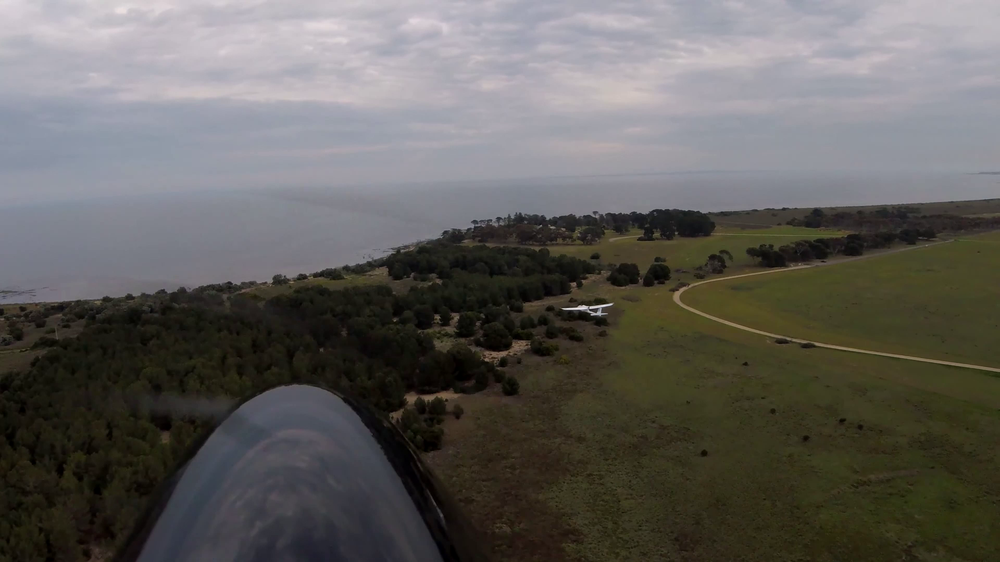
#> input picture datasets/dummy_dataset1/train/images/01.png, 1000 x 562 px, shrunk from 1920 x 1080 before the run; its folder holds only this picture in this run
$ jupyter execute --allow-errors EDA.ipynb
#> lines starting #> are read from the running program, lines starting #| are printed output that depends on the picture
[cell 1]
import os
import numpy as np
import pandas as pd
import matplotlib.pyplot as plt
from PIL import Image
from glob import glob
import seaborn as sns
from skimage import io, color, exposure, filters

## Analysis Functions

[cell 2]
######################################################################################################
############################################ Bounding Box ############################################
######################################################################################################
def get_bbox_areas(label_paths: list[str]):
    bbox_areas = []
    for label_path in label_paths:
        with open(label_path, "r") as f:
            for i, line in enumerate(f.readlines()):
                try:
                    c, x, y, w, h = line.split(" ")
                    w, h = float(w), float(h)
                    # print(w, h, w*h)
                    bbox_areas.append(w*h)
                except Exception as exc:
                    print(f" {i} =>> {exc}")
    return bbox_areas

def plot_bbox_areas(label_paths: list[str], dataset_name=None):
    """
    Bounding Box area analysis
    """
    dataset_name = "" if dataset_name is None else f" - {dataset_name}"

    bbox_areas = get_bbox_areas(label_paths)

    plt.figure(figsize=(10, 6))
    sns.histplot(bbox_areas, bins=20, kde=True, stat="percent") # binwidth=1/20
    plt.xlim(0, 1)
    plt.title(f'Distribution of Bounding Box Areas{dataset_name}')
    plt.xlabel('Bounding Box Area')
    plt.ylabel('Percentage')
    plt.show()

######################################################################################################
############################################   Samples   #############################################
######################################################################################################
def display_random_samples(image_paths, num_samples=5):
    """
    Display random samples from the dataset. Display count can be changed
    """
#> called with num_samples = 5
    sample_paths = np.random.choice(image_paths, num_samples)
    plt.figure(figsize=(15, 10))
    for i, path in enumerate(sample_paths):
        img = Image.open(path)
#> img is the input picture: PIL image 1000x562 RGB; mean R, G, B 96.4, 94.2, 90.8
        plt.subplot(1, num_samples, i + 1)
        plt.imshow(img)
        plt.axis('off')
    plt.show()
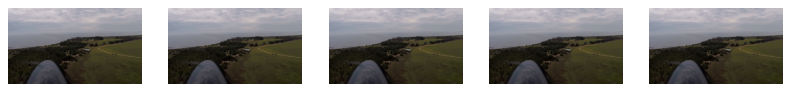
#> figure drawn by matplotlib, 5 panels

######################################################################################################
############################################ Image Dims ##############################################
######################################################################################################
def get_image_dimensions(image_paths: list[str]):
    dimensions = [Image.open(path).size for path in image_paths]
#> dimensions = [(1000, 562)]
    return dimensions

def plot_image_dimensions(image_paths: list[str], dataset_name=None):
    """
    Image dimension / resolution analysis
    """
    dataset_name = "" if dataset_name is None else f" - {dataset_name}"

    dimensions = get_image_dimensions(image_paths)
#> dimensions = [(1000, 562)]
    widths, heights = zip(*dimensions)
#> widths = (1000,); heights = (562,)

    # We will use DataFrames for plotting.
    widths_df = pd.DataFrame(widths, columns=['Value'])
#> widths_df = table of 1 rows and 1 columns
    width_counts = widths_df['Value'].value_counts(normalize=True) * 100
    width_counts = width_counts.sort_index()

    heights_df = pd.DataFrame(heights, columns=['Value'])
#> heights_df = table of 1 rows and 1 columns
    height_counts = heights_df['Value'].value_counts(normalize=True) * 100
    height_counts = height_counts.sort_index()

    combined_df = pd.DataFrame({'Width': width_counts, 'Height': height_counts})
#> combined_df = table of 2 rows and 2 columns

    # Plotting the grouped bar plot
    plt.figure(figsize=(14, 8))
    combined_df.plot(kind='bar', alpha=0.5, width=0.8)
    plt.title(f'Distribution of Widths and Heights{dataset_name}')
    plt.xlabel('Resolution (Pixels)')
    plt.ylabel('Percentage')
    plt.xticks(rotation=0)
    plt.legend(title='Measurement')
    plt.grid(axis='y')
    plt.show()
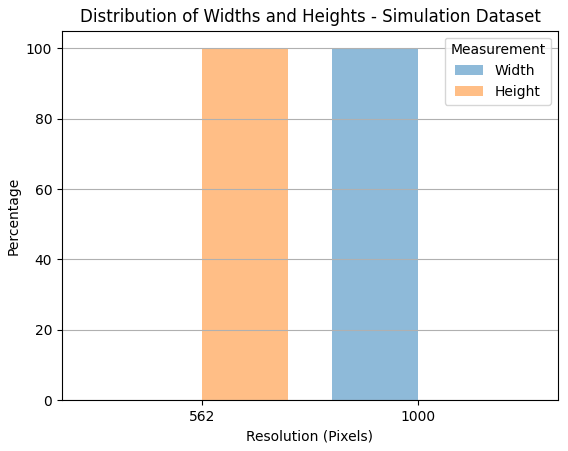
#> figure drawn by matplotlib, 1 panel

def plot_image_aspect_ratios(image_paths: list[str], dataset_name=None):
    """
    Aspect ratio analysis
    """
#> called with dataset_name = 'Simulation Dataset'
    dataset_name = "" if dataset_name is None else f" - {dataset_name}"

    dimensions = get_image_dimensions(image_paths)
#> dimensions = [(1000, 562)]
    aspect_ratios = [w / h for w, h in get_image_dimensions(image_paths)]
#> aspect_ratios = [1.78]
    plt.hist(aspect_ratios, bins=30)
    plt.title(f'Aspect Ratio Distribution{dataset_name}')
    plt.xlabel('Aspect Ratio (Width/Height)')
    plt.ylabel('Frequency')
    plt.show()
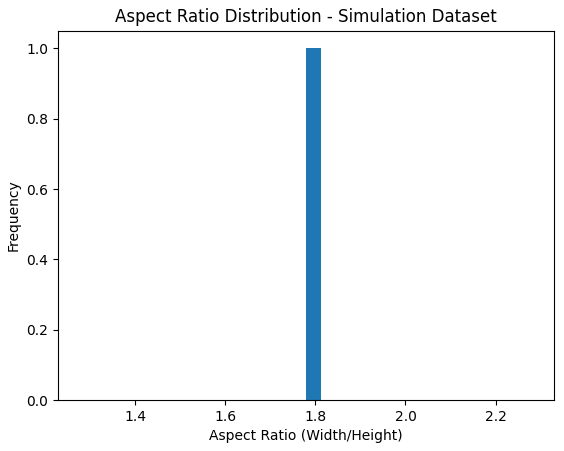
#> figure drawn by matplotlib, 1 panel; tallest bar 1 high, from x = 1.78 to 1.81


######################################################################################################
############################################   Colors   ##############################################
######################################################################################################
def plot_color_histogram(image: Image.Image):
    """
    Color channel analysis
    """
    image:np.ndarray = np.array(image)
    colors = ('r', 'g', 'b')
    plt.figure(figsize=(10, 4))
    for i, color in enumerate(colors):
        hist, bins = np.histogram(image[:, :, i], bins=256, range=(0, 256))
        plt.plot(hist, color=color)
    plt.xlabel('Pixel value')
    plt.ylabel('Frequency')
    plt.title('Color Histogram')
    plt.show()
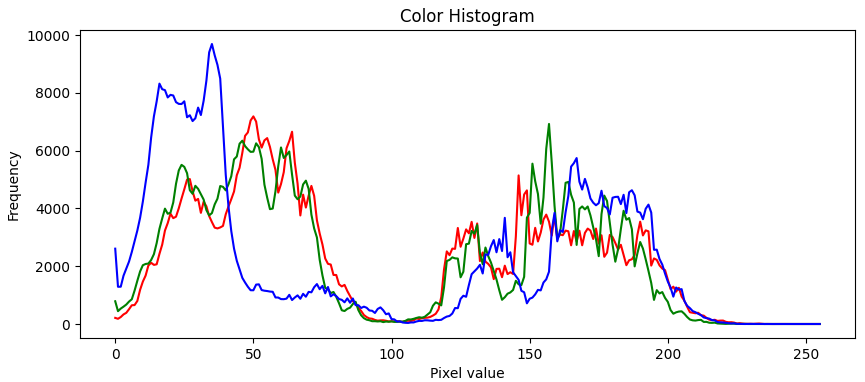
#> figure drawn by matplotlib, 1 panel; curve peaks at x = 50, y = 7188; curve peaks at x = 157, y = 6926; curve peaks at x = 35, y = 9694

def compute_brightness(image):
    image = np.array(image.convert('L'))
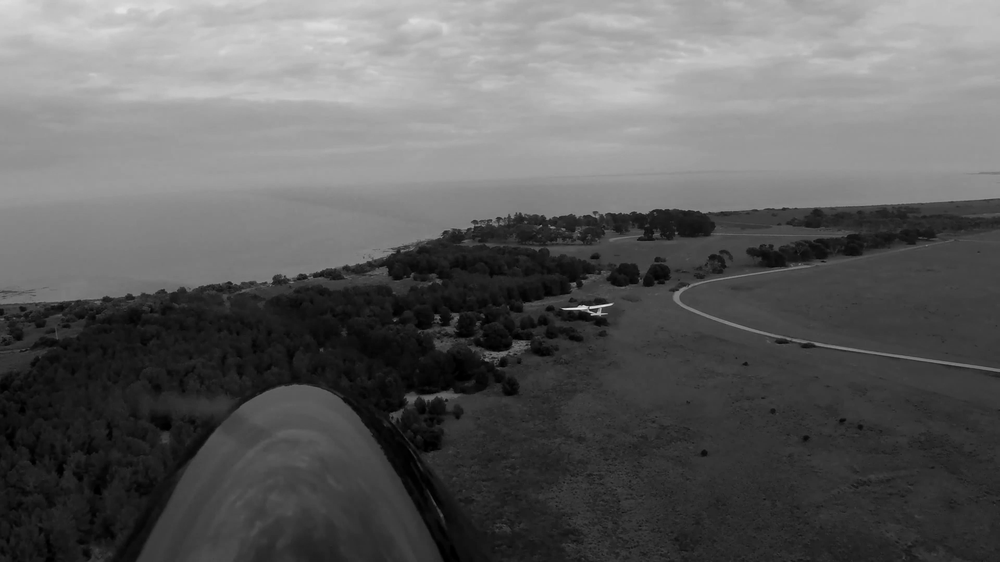
#> image: shape (562, 1000); min 0, max 239, mean 94.5
    return np.mean(image)

def plot_image_brightnesses(image_paths: list[str], dataset_name=None):
    """
    Brightness analysis
    """
    dataset_name = "" if dataset_name is None else f" - {dataset_name}"
    brightness_values = [compute_brightness(Image.open(path)) for path in image_paths]
#> brightness_values = [94.46]
    plt.xlim(0, 255)
    plt.hist(brightness_values, bins=25)
    plt.xlabel('Brightness')
    plt.ylabel('Frequency')
    plt.title(f'Brightness Distribution{dataset_name}')
    plt.show()
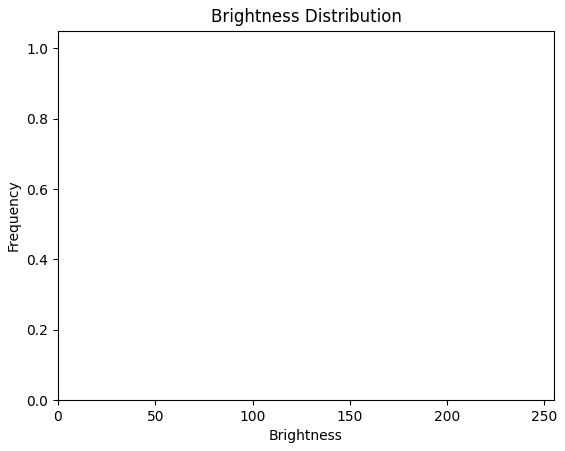
#> figure drawn by matplotlib, 1 panel; tallest bar 1 high, from x = 94.44 to 94.48

## Simulation Dataset

[cell 3]
DATASET_NAME = "Simulation Dataset"
image_dir = 'uav_dataset_sim/train/images'
label_dir = 'uav_dataset_sim/train/labels'

image_paths = glob(os.path.join(image_dir, '*.png'))
label_paths = glob(os.path.join(label_dir, '*.txt'))

train_set_size = len(label_paths)
valid_set_size = len(glob(os.path.join(f"{label_dir}/../../valid/labels/*.txt")))
test_set_size  = len(glob(os.path.join(f"{label_dir}/../../test/labels/*.txt" )))
total_size = train_set_size + valid_set_size + test_set_size

print(f"[{DATASET_NAME}] train set size: {train_set_size}")
print(f"[{DATASET_NAME}] train set size: {valid_set_size}")
print(f"[{DATASET_NAME}] train set size: {test_set_size}")
print(f"[{DATASET_NAME}] dataset size: {total_size}")

[cell 4]
display_random_samples(image_paths)
plot_bbox_areas(label_paths, DATASET_NAME)

plot_image_dimensions(image_paths, DATASET_NAME)
plot_image_aspect_ratios(image_paths, DATASET_NAME)

print("Color histograms from random samples:")
sample_paths = np.random.choice(image_paths, 3)
for path in sample_paths:
    img = Image.open(path)
    plot_color_histogram(img)

[cell 5]
plot_image_brightnesses(image_paths)

## Public (Online) Dataset

[cell 6]
DATASET_NAME = "Public Dataset"
image_dir = 'uav_dataset_public/train/images'
label_dir = 'uav_dataset_public/train/labels'

image_paths = glob(os.path.join(image_dir, '*.jpg'))
label_paths = glob(os.path.join(label_dir, '*.txt'))

train_set_size = len(label_paths)
valid_set_size = len(glob(os.path.join(f"{label_dir}/../../valid/labels/*.txt")))
test_set_size  = len(glob(os.path.join(f"{label_dir}/../../test/labels/*.txt" )))
total_size = train_set_size + valid_set_size + test_set_size

print(f"[{DATASET_NAME}] train set size: {train_set_size}")
print(f"[{DATASET_NAME}] train set size: {valid_set_size}")
print(f"[{DATASET_NAME}] train set size: {test_set_size}")
print(f"[{DATASET_NAME}] dataset size: {total_size}")

#> (a cell that did not finish here is left out)

plot_bbox_areas(label_paths, DATASET_NAME)

plot_image_dimensions(image_paths, DATASET_NAME)
plot_image_aspect_ratios(image_paths, DATASET_NAME)

print("Color histograms from random samples:")
sample_paths = np.random.choice(image_paths, 3)
for path in sample_paths:
    img = Image.open(path)
    plot_color_histogram(img)

[cell 8]
plot_image_brightnesses(image_paths)
#> in plot_image_brightnesses (call 2), `plt.show()`:
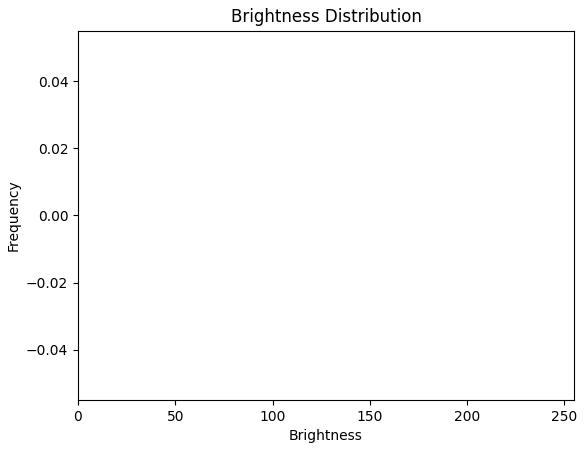
#> figure drawn by matplotlib, 1 panel

## Test Dataset - Real Life UAV Flight

[cell 9]
DATASET_NAME = "Real Test Dataset"
image_dir = 'uav_dataset_gokboru/test_all/images'
label_dir = 'uav_dataset_gokboru/test_all/labels'

image_paths = glob(os.path.join(image_dir, '*.png'))
label_paths = glob(os.path.join(label_dir, '*.txt'))

total_size = len(label_paths)

print(f"[{DATASET_NAME}] dataset size: {total_size}")

[cell 10]
display_random_samples(image_paths)
plot_bbox_areas(label_paths, DATASET_NAME)

plot_image_dimensions(image_paths, DATASET_NAME)
plot_image_aspect_ratios(image_paths, DATASET_NAME)

print("Color histograms from random samples:")
sample_paths = np.random.choice(image_paths, 3)
for path in sample_paths:
    img = Image.open(path)
    plot_color_histogram(img)
